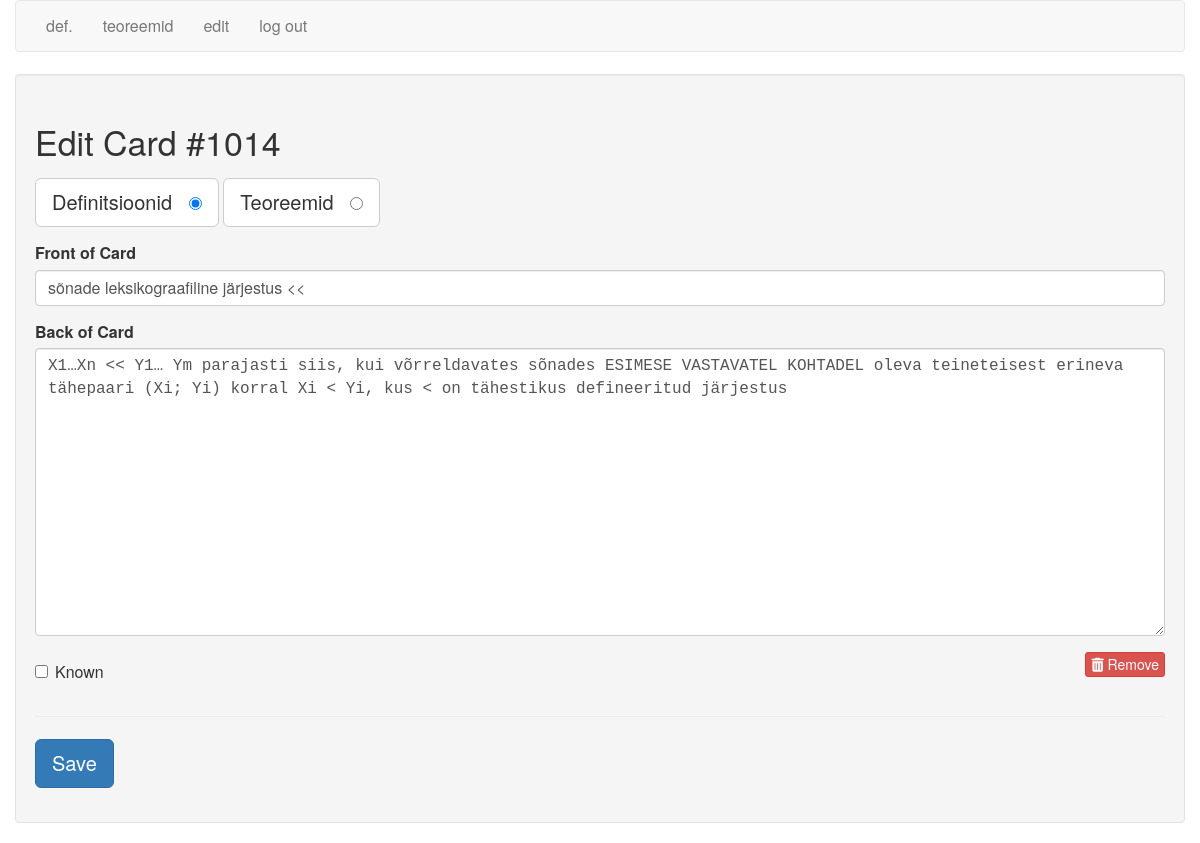
Page /edit/1014 (signed in) on the earlier database version.
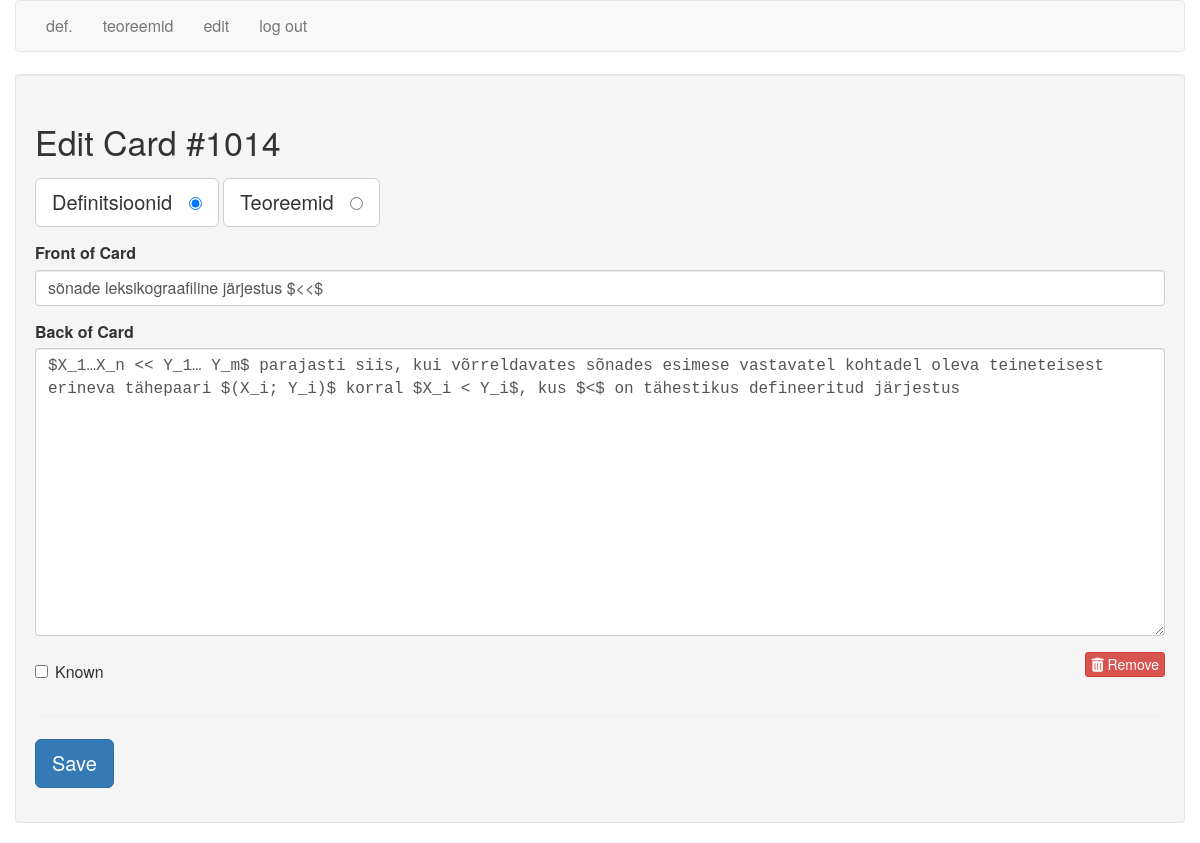
Same page on the later database version.
### tables this page shows
CREATE TABLE cards (
  id integer primary key autoincrement,
  type tinyint not null, /* 1 for vocab, 2 for code */
  front text not null,
  back text not null,
  known boolean default 0
);

### flash_cards.py (the view)
@app.route('/edit/<card_id>')
def edit(card_id):
    if not session.get('logged_in'):
        return redirect(url_for('login'))
    db = get_db()
    query = '''
        SELECT id, type, front, back, known
        FROM cards
        WHERE id = ?
    '''
    cur = db.execute(query, [card_id])
    card = cur.fetchone()
    return render_template('edit.html', card=card)

### flash_cards.py (called while the page is built)
def connect_db():
    rv = sqlite3.connect(app.config['DATABASE'])
    rv.row_factory = sqlite3.Row
    return rv

def get_db():
    if not hasattr(g, 'sqlite_db'):
        g.sqlite_db = connect_db()
    return g.sqlite_db

### templates/edit.html (shortened to what this page needs)
{% extends "layout.html" %}
{% block body %}
    <div class="well">
        <h2>Edit Card #{{ card.id }}</h2>
        <form action="{{ url_for('edit_card') }}" method="post" class="cardForm">
            <div class="form-group">
                <label for="general" class="btn btn-default btn-lg">Definitsioonid &nbsp;
                    <input type="radio" name="type" value="1"
                           id="general" {{ "checked" if (card.type == 1) else "" }} />
                </label>
                <label for="code" class="btn btn-default btn-lg">Teoreemid &nbsp;
                    <input type="radio" name="type" value="2" id="code" {{ "checked" if (card.type == 2) else "" }} />
                </label>
            </div>
            <div class="form-group">
                <label for="front">Front of Card</label>
                <input type="text" name="front" id="front" class="form-control" value="{{ card.front|e }}">
            </div>
            <div class="form-group">
                <label for="back">Back of Card</label>
                <textarea name="back"
                          class="form-control"
                          id="back"
                          placeholder="back of card"
                          rows="12">{{ card.back|e }}</textarea>
            </div>
            <div class="row">
                <div class="col-xs-6">
                    <div class="checkbox">
                        <label>
                            <input type="checkbox" name="known"
                                   value="1" {{ "checked" if (card.known == 1) else "" }} /> Known
                        </label>
                    </div>
                </div>
                <div class="col-xs-6 text-right">
                    <a href="{{ url_for('delete', card_id=card.id) }}" class="btn btn-danger btn-xs">
                        <i class="fa fa-trash"></i>
                        Remove
                    </a>
                </div>
            </div>
            <hr/>
            <div class="form-group">
                <button type="submit" class="saveButton btn btn-lg btn-primary">Save</button>
            </div>
        </form>
    </div>
{% endblock %}

Differences in the rows shown:
changed cards id 1014: front "sõnade leksikograafiline järjestus <<" → "sõnade leksikograafiline järjestus $<<$"; back "X1…Xn << Y1… Ym parajasti siis, kui võrreldavates sõnades ESIMESE VASTAVATEL KOHTADEL oleva teineteisest erineva tähepaari (Xi; Yi) korral Xi < Yi, kus < on tähestikus defineeritud järjestus" → "$X_1…X_n << Y_1… Y_m$ parajasti siis, kui võrreldavates sõnades esimese vastavatel kohtadel oleva teineteisest erineva tähepaari $(X_i; Y_i)$ korral $X_i < Y_i$, kus $<$ on tähestikus defineeritud järjestus"
